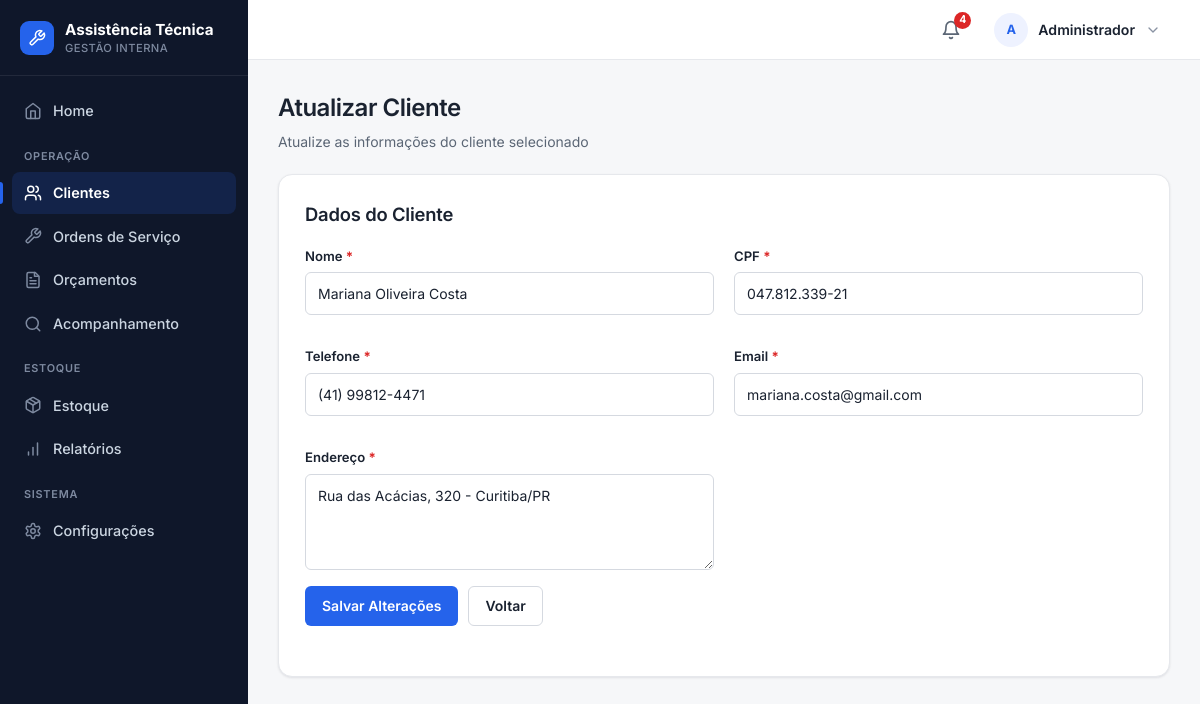
Page /clientes/atualizar/1 (signed in) on the committed database.
### tables this page shows
CREATE TABLE clientes (
    id INTEGER PRIMARY KEY AUTOINCREMENT,
    nome TEXT NOT NULL,
    cpf TEXT UNIQUE,
    telefone TEXT,
    email TEXT,
    endereco TEXT
, data_cadastro TEXT);

### routes/cadastro.py (the view)
@cadastro_bp.route("/clientes/atualizar/<int:id>", methods=["GET"])
def pagina_atualizar_cliente(id):
    conexao = conectar()
    cursor = conexao.cursor()
    cursor.execute("SELECT * FROM clientes WHERE id = ?", (id,))
    cliente = cursor.fetchone()
    conexao.close()
    if cliente is None:
        flash("Cliente não encontrado.", "erro")
        return redirect("/cadastro")
    return render_template("editar_clientes.html", cliente=cliente)

### app.py (called while the page is built)
@app.context_processor
def injetar_alertas_estoque():
    if "funcionario_id" not in session:
        return {"alerta_estoque_baixo": 0}
    conexao = conectar()
    total = conexao.execute(
        "SELECT COUNT(*) FROM pecas WHERE quantidade <= estoque_minimo"
    ).fetchone()[0]
    conexao.close()
    return {"alerta_estoque_baixo": total}

### database.py (called while the page is built)
def _coluna_existe(conexao, tabela, coluna):
    colunas = conexao.execute(f"PRAGMA table_info({tabela})").fetchall()
    return any(item["name"] == coluna for item in colunas)

def conectar():
    conexao = sqlite3.connect("database/sistema.db")
    conexao.row_factory = sqlite3.Row
    conexao.execute("PRAGMA foreign_keys = ON")
    _garantir_schema(conexao)
    return conexao

### templates/editar_clientes.html (shortened to what this page needs)
{% extends "base.html" %}
{% block css %}
    <link rel="stylesheet" href="{{ url_for('static', filename='css/editar_clientes.css') }}">
{% endblock %}
{% block conteudo %}
<div class="page-head">
    <h1>Atualizar Cliente</h1>
    <p>Atualize as informações do cliente selecionado</p>
</div>
<div class="card">
    <h2>Dados do Cliente</h2>
    <form action="/clientes/atualizar/{{ cliente['id'] }}" method="POST">
        <div class="form-grid">
            <div class="form-group">
                <label>Nome <span class="obrigatorio" title="Campo obrigatório">*</span></label>
                <input type="text" name="nome" value="{{ cliente['nome'] }}" required>
            </div>
            <div class="form-group">
                <label>CPF <span class="obrigatorio" title="Campo obrigatório">*</span></label>
                <input type="text" name="cpf" value="{{ cliente['cpf'] }}" required>
            </div>
            <div class="form-group">
                <label>Telefone <span class="obrigatorio" title="Campo obrigatório">*</span></label>
                <input type="text" name="telefone" value="{{ cliente['telefone'] }}" required>
            </div>
            <div class="form-group">
                <label>Email <span class="obrigatorio" title="Campo obrigatório">*</span></label>
                <input type="email" name="email" value="{{ cliente['email'] }}" required>
            </div>
            <div class="form-group">
                <label>Endereço <span class="obrigatorio" title="Campo obrigatório">*</span></label>
                <textarea name="endereco" required>{{ cliente['endereco'] }}</textarea>
            </div>
        </div>
        <div class="botoes">
            <button type="submit">Salvar Alterações</button>
            <a href="/cadastro" class="voltar">Voltar</a>
        </div>
    </form>
</div>
{% endblock %}

### static/css/global.css (style rules this page uses)
:root { --bg: #f6f7f9; --surface: #ffffff; --surface-2: #f9fafb; --border: #e6e8ec; --border-strong: #d5d9e0; --ink: #1a2230; --muted: #5b6675; --subtle: #8a93a3; --primary: #2563eb; --primary-hover: #1d4ed8; --primary-soft: #eef2ff; --success: #16a34a; --success-soft: #dcfce7; --warning: #d97706; --warning-soft: #fef3c7; --danger: #dc2626; --danger-hover: #b91c1c; --danger-soft: #fee2e2; --sidebar: #0f172a; --sidebar-ink: #cbd5e1; --sidebar-muted: #7e8aa0; --s-1: 4px; --s-2: 8px; --s-3: 12px; --s-4: 16px; --s-5: 20px; --s-6: 24px; --s-8: 32px; --r-sm: 6px; --r-md: 10px; --r-lg: 14px; --r-pill: 999px; --shadow-sm: 0 1px 2px rgba(16, 24, 40, 0.04), 0 1px 3px rgba(16, 24, 40, 0.06); --shadow-md: 0 4px 12px rgba(16, 24, 40, 0.08); --azul-900: #0f172a; --azul-800: #1e293b; --azul-700: #2563eb; --azul-600: #2563eb; --azul-500: #2563eb; --azul-100: #eef2ff; --azul-50: #f9fafb; --branco: #ffffff; --cinza-900: #1a2230; --cinza-700: #5b6675; --cinza-500: #8a93a3; --cinza-200: #e6e8ec; --cinza-100: #f1f3f6; --verde-100: #dcfce7; --verde-700: #166534; --amarelo-100: #fef3c7; --amarelo-700: #92400e; --vermelho-100: #fee2e2; --vermelho-700: #991b1b; --sombra: var(--shadow-sm); --raio: var(--r-md); }
* { box-sizing: border-box; }
body { min-height: 100vh; margin: 0; font-family: "Inter", -apple-system, BlinkMacSystemFont, "Segoe UI", Roboto, Arial, sans-serif; font-size: 14px; line-height: 1.5; color: var(--ink); background: var(--bg); -webkit-font-smoothing: antialiased; text-rendering: optimizeLegibility; }
h1, h2, h3, h4 { color: var(--ink); font-weight: 600; letter-spacing: -0.01em; }
h2 { margin: 0 0 18px; font-size: 1.15rem; }
a { color: var(--primary); text-decoration: none; }
.container, .card { background: var(--surface); border: 1px solid var(--border); border-radius: var(--r-lg); box-shadow: var(--shadow-sm); }
.card { padding: clamp(18px, 3vw, 26px); }
.acoes-topo, .botoes, .form-botao { display: flex; flex-wrap: wrap; gap: 10px; align-items: center; }
.btn, button, .voltar, .editar, .excluir { display: inline-flex; align-items: center; justify-content: center; gap: 8px; min-height: 40px; padding: 9px 16px; border: 1px solid transparent; border-radius: var(--r-sm); color: #fff; background: var(--primary); text-decoration: none; font: inherit; font-weight: 600; line-height: 1; cursor: pointer; white-space: nowrap; transition: background-color 0.15s ease, border-color 0.15s ease, box-shadow 0.15s ease, color 0.15s ease; }
.btn--secondary, .btn-home, .voltar, .editar { background: var(--surface); color: var(--ink); border-color: var(--border-strong); }
form { margin: 0 0 24px; }
.form-grid { display: grid; grid-template-columns: repeat(2, minmax(0, 1fr)); gap: 16px 20px; }
.campo, .form-group { display: flex; flex-direction: column; gap: 6px; margin-bottom: 16px; }
label { color: var(--ink); font-weight: 600; font-size: 0.82rem; }
input, select, textarea { width: 100%; min-height: 42px; padding: 10px 12px; color: var(--ink); background: var(--surface); border: 1px solid var(--border-strong); border-radius: var(--r-sm); font: inherit; transition: border-color 0.15s ease, box-shadow 0.15s ease; }
input::placeholder, textarea::placeholder { color: var(--subtle); }
textarea { min-height: 96px; resize: vertical; }
.obrigatorio { color: var(--danger); font-weight: 700; }

### static/css/layout.css (style rules this page uses)
.page-head { margin: 0 0 22px; }
.page-head h1 { margin: 0; color: var(--ink); font-size: clamp(1.25rem, 2vw, 1.6rem); font-weight: 600; letter-spacing: -0.02em; }
.page-head p { margin: 5px 0 0; color: var(--muted); }

### rows in the picture
clientes: nome "Mariana Oliveira Costa", cpf "047.812.339-21", telefone "(41) 99812-4471", email "mariana.costa@gmail.com", endereco "Rua das Acácias, 320 - Curitiba/PR"

### other values in the picture
{{ alerta_estoque_baixo }} "4"
{{ iniciais }} "A"
{{ nome_usuario }} "Administrador"
